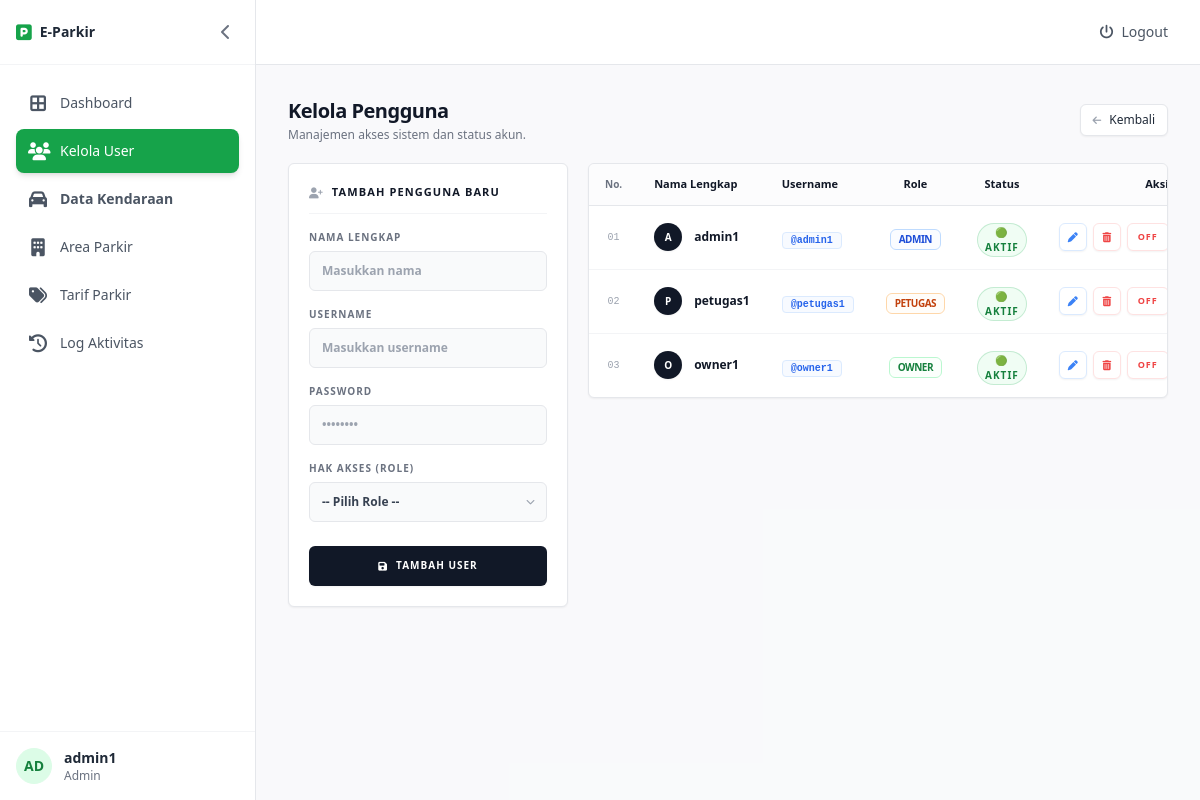
Page /admin/kelola_user.php (signed in) on the committed database.
### tables this page shows
CREATE TABLE `tb_ukk_galih_user` (
  `id_user` int(11) NOT NULL,
  `nama_lengkap` varchar(50) DEFAULT NULL,
  `username` varchar(50) DEFAULT NULL,
  `password` varchar(100) DEFAULT NULL,
  `role` enum('admin','petugas','owner','') DEFAULT NULL,
  `status_aktif` tinyint(1) DEFAULT NULL
);

### admin/kelola_user.php (the view, shortened to what this page needs)
<?php
require_once '../layout/header.php';
require_once '../config/koneksi.php';
$user_edit = null;
$query_users = mysqli_query($conn, "SELECT * FROM tb_ukk_galih_user ORDER BY role ASC, nama_lengkap ASC");
?>
<div class="max-w-7xl mx-auto space-y-5 pb-10">
    <div class="flex flex-col md:flex-row md:items-center justify-between gap-3 no-print">
        <div>
            <h2 class="text-xl font-bold tracking-tight text-gray-900">Kelola Pengguna</h2>
            <p class="text-xs text-gray-500 mt-0.5">Manajemen akses sistem dan status akun.</p>
        </div>
        <a href="index.php" class="inline-flex h-8 items-center justify-center rounded-md border border-gray-200 bg-white px-3 py-1 text-xs font-medium shadow-sm transition-colors hover:bg-gray-50 hover:text-gray-900 focus:outline-none focus:ring-1 focus:ring-green-500 w-full md:w-auto">
            <i class="fas fa-arrow-left mr-2 text-gray-400 text-[10px]"></i> Kembali
        </a>
    </div>
    <div class="grid grid-cols-1 lg:grid-cols-3 gap-5">
        <div class="lg:col-span-1">
            <?php if ($user_edit): ?>
                <div class="bg-white rounded-md shadow-sm border border-blue-200 p-5 animate-in slide-in-from-top-4 duration-500 relative overflow-hidden">
                    <div class="absolute top-0 left-0 w-1 h-full bg-blue-500"></div>
                    <h3 class="text-[11px] font-bold text-gray-900 mb-4 uppercase tracking-widest flex items-center gap-2 border-b border-gray-100 pb-3">
                        <i class="fas fa-user-edit text-blue-500"></i> Edit Data Pengguna
                    </h3>
                    <form action="kelola_user.php" method="POST" class="space-y-4">
                        <input type="hidden" name="id_user" value="<?= $user_edit['id_user']; ?>">
                        <div>
                            <label class="block text-[10px] font-bold text-gray-500 uppercase tracking-widest mb-1.5">Nama Lengkap</label>
                            <input type="text" name="nama_lengkap" value="<?= $user_edit['nama_lengkap']; ?>" class="w-full h-10 px-3 bg-gray-50 border border-gray-200 rounded-lg focus:bg-white focus:ring-2 focus:ring-blue-500 outline-none text-xs font-semibold text-gray-700 transition-all" required autocomplete="off">
                        </div>
                        <div>
                            <label class="block text-[10px] font-bold text-gray-500 uppercase tracking-widest mb-1.5">Username</label>
                            <input type="text" name="username" value="<?= $user_edit['username']; ?>" class="w-full h-10 px-3 bg-gray-50 border border-gray-200 rounded-lg focus:bg-white focus:ring-2 focus:ring-blue-500 outline-none text-xs font-semibold text-gray-700 transition-all" required autocomplete="off">
                        </div>
                        <div>
                            <label class="block text-[10px] font-bold text-gray-500 uppercase tracking-widest mb-1.5">Hak Akses (Role)</label>
                            <div class="relative">
                                <select name="role" class="w-full h-10 pl-3 pr-8 bg-gray-50 border border-gray-200 rounded-lg focus:bg-white focus:ring-2 focus:ring-blue-500 outline-none text-xs font-semibold text-gray-700 transition-all appearance-none cursor-pointer" required>
                                    <option value="owner" <?= ($user_edit['role'] == 'owner') ? 'selected' : ''; ?>>👑 Owner</option>
                                    <option value="admin" <?= ($user_edit['role'] == 'admin') ? 'selected' : ''; ?>>🛡️ Admin</option>
                                    <option value="petugas" <?= ($user_edit['role'] == 'petugas') ? 'selected' : ''; ?>>🧑‍💻 Petugas</option>
                                </select>
                                <div class="pointer-events-none absolute inset-y-0 right-0 flex items-center px-3 text-gray-400">
                                    <i class="fas fa-chevron-down text-[9px]"></i>
                                </div>
                            </div>
                        </div>
                        <div class="flex gap-2 pt-2">
                            <button type="submit" name="update_user" class="h-10 px-4 bg-blue-600 hover:bg-blue-700 text-white font-bold rounded-lg text-[10px] uppercase tracking-widest flex-1 transition-colors shadow-sm flex items-center justify-center gap-2">
                                <i class="fas fa-save"></i> Simpan
                            </button>
                            <a href="kelola_user.php" class="h-10 px-4 bg-gray-100 hover:bg-gray-200 border border-gray-200 text-gray-600 font-bold rounded-lg text-[10px] uppercase tracking-widest flex items-center justify-center transition-colors shadow-sm" title="Batal">
                                Batal
                            </a>
                        </div>
                    </form>
                </div>
            <?php else: ?>
                <div class="bg-white rounded-md shadow-sm border border-gray-200 p-5">
                    <h3 class="text-[11px] font-bold text-gray-900 mb-4 uppercase tracking-widest flex items-center gap-2 border-b border-gray-100 pb-3">
                        <i class="fas fa-user-plus text-gray-400"></i> Tambah Pengguna Baru
                    </h3>
                    <form action="kelola_user.php" method="POST" class="space-y-4">
                        <div>
                            <label class="block text-[10px] font-bold text-gray-500 uppercase tracking-widest mb-1.5">Nama Lengkap</label>
                            <input type="text" name="nama_lengkap" placeholder="Masukkan nama" class="w-full h-10 px-3 bg-gray-50 border border-gray-200 rounded-md focus:bg-white focus:ring-2 focus:ring-green-500 outline-none text-xs font-semibold text-gray-700 transition-all" required autocomplete="off">
                        </div>
                        <div>
                            <label class="block text-[10px] font-bold text-gray-500 uppercase tracking-widest mb-1.5">Username</label>
                            <input type="text" name="username" placeholder="Masukkan username" class="w-full h-10 px-3 bg-gray-50 border border-gray-200 rounded-md focus:bg-white focus:ring-2 focus:ring-green-500 outline-none text-xs font-semibold text-gray-700 transition-all" required autocomplete="off">
                        </div>
                        <div>
                            <label class="block text-[10px] font-bold text-gray-500 uppercase tracking-widest mb-1.5">Password</label>
                            <input type="password" name="password" placeholder="••••••••" class="w-full h-10 px-3 bg-gray-50 border border-gray-200 rounded-md focus:bg-white focus:ring-2 focus:ring-green-500 outline-none text-xs font-semibold text-gray-700 transition-all" required>
                        </div>
                        <div>
                            <label class="block text-[10px] font-bold text-gray-500 uppercase tracking-widest mb-1.5">Hak Akses (Role)</label>
                            <div class="relative">
                                <select name="role" class="w-full h-10 pl-3 pr-8 bg-gray-50 border border-gray-200 rounded-md focus:bg-white focus:ring-2 focus:ring-green-500 outline-none text-xs font-semibold text-gray-700 transition-all appearance-none cursor-pointer" required>
                                    <option value="" disabled selected>-- Pilih Role --</option>
                                </select>
                                <div class="pointer-events-none absolute inset-y-0 right-0 flex items-center px-3 text-gray-400">
                                </div>
                            </div>
                        </div>
                        <div class="pt-2">
                            <button type="submit" name="tambah_user" class="w-full h-10 bg-gray-900 hover:bg-green-600 text-white font-bold rounded-md text-[10px] uppercase tracking-widest transition-colors shadow-sm flex items-center justify-center gap-2">
                                <i class="fas fa-save"></i> Tambah User
                            </button>
                        </div>
                    </form>
                </div>
            <?php endif; ?>
        </div>
        <div class="lg:col-span-2">
            <div class="rounded-md border border-gray-200 bg-white shadow-sm overflow-hidden">
                <div class="overflow-x-auto">
                    <table class="w-full text-left border-collapse">
                        <thead class="bg-gray-50/50">
                            <tr class="border-b border-gray-200">
                                <th class="px-4 py-3 text-[10px] font-semibold text-gray-500 w-10 text-center">No.</th>
                                <th class="px-4 py-3 text-[11px] font-semibold text-gray-900">Nama Lengkap</th>
                                <th class="px-4 py-3 text-[11px] font-semibold text-gray-900">Username</th>
                                <th class="px-4 py-3 text-[11px] font-semibold text-gray-900 text-center">Role</th>
                                <th class="px-4 py-3 text-[11px] font-semibold text-gray-900 text-center">Status</th>
                                <th class="px-4 py-3 text-[11px] font-semibold text-gray-900 text-right">Aksi</th>
                            </tr>
                        </thead>
                        <tbody class="divide-y divide-gray-100">
                            <?php
                            $no = 1;
                            while ($row = mysqli_fetch_assoc($query_users)) :
                                $status_class = ($row['status_aktif'] == 1)
                                    ? "bg-green-50 text-green-700 ring-green-600/20"
                                    : "bg-gray-50 text-gray-600 ring-gray-500/10";
                            ?>
                                <tr class="group transition-colors hover:bg-gray-50/50">
                                    <td class="px-4 py-3 rounded-full text-[10px] text-gray-400 text-center font-mono">
                                        <?= str_pad($no++, 2, '0', STR_PAD_LEFT); ?>
                                    </td>
                                    <td class="px-4 py-3">
                                        <div class="flex items-center gap-3">
                                            <div class="flex h-7 w-7 items-center justify-center rounded-full bg-gray-900 text-[10px] font-bold text-white shadow-sm">
                                                <?= strtoupper(substr($row['nama_lengkap'], 0, 1)); ?>
                                            </div>
                                            <span class="text-xs font-semibold text-gray-900"><?= $row['nama_lengkap']; ?></span>
                                        </div>
                                    </td>
                                    <td class="px-4 py-3">
                                        <code class="text-[10px] font-bold text-blue-600 bg-blue-50/50 px-2 py-0.5 rounded border border-blue-100">
                                            @<?= $row['username']; ?>
                                        </code>
                                    </td>
                                    <td class="px-4 py-3 text-center">
                                        <span class="inline-flex items-center rounded-md px-2 py-0.5 text-[10px] font-bold uppercase tracking-tighter border <?= ($row['role'] == 'admin') ? 'border-blue-200 text-blue-700 bg-blue-50/30' : (($row['role'] == 'owner') ? 'border-green-200 text-green-700 bg-green-50/30' : 'border-orange-200 text-orange-700 bg-orange-50/30') ?>">
                                            <?= strtoupper($row['role']); ?>
                                        </span>
                                    </td>
                                    <td class="px-4 py-3 text-center">
                                        <span class="inline-flex items-center rounded-full px-2 py-0.5 text-[10px] font-bold uppercase tracking-widest ring-1 ring-inset <?= $status_class; ?>">
                                            <?= ($row['status_aktif'] == 1) ? '🟢 Aktif' : '🔴 Off'; ?>
                                        </span>
                                    </td>
                                    <td class="px-4 py-3">
                                        <div class="flex justify-end gap-1.5">
                                            <a href="kelola_user.php?aksi=edit&id=<?= $row['id_user']; ?>"
                                                class="inline-flex h-7 w-7 items-center justify-center rounded-md bg-white text-[10px] font-bold text-blue-500 border border-blue-100 shadow-sm transition-all hover:bg-blue-500 hover:text-white" title="Edit Data">
                                                <i class="fas fa-pen"></i>
                                            </a>
                                            <a href="kelola_user.php?aksi=hapus&id=<?= $row['id_user']; ?>"
                                                onclick="return confirm('Apakah Anda yakin ingin menghapus user ini secara permanen?');"
                                                class="inline-flex h-7 w-7 items-center justify-center rounded-md bg-white text-[10px] font-bold text-red-500 border border-red-100 shadow-sm transition-all hover:bg-red-500 hover:text-white" title="Hapus User">
                                                <i class="fas fa-trash-alt"></i>
                                            </a>
                                            <?php if ($row['status_aktif'] == 1) : ?>
                                                <a href="kelola_user.php?aksi=ubah_status&id=<?= $row['id_user']; ?>&status=0"
                                                    onclick="return confirm('Suspend akun ini?');"
                                                    class="inline-flex h-7 items-center justify-center rounded-md bg-white px-2.5 text-[9px] uppercase tracking-widest font-bold text-red-500 border border-red-100 shadow-sm transition-all hover:bg-red-500 hover:text-white" title="Nonaktifkan">
                                                    OFF
                                                </a>
                                            <?php endif; ?>
                                        </div>
                                    </td>
                                </tr>
                            <?php endwhile; ?>
                        </tbody>
                    </table>
                </div>
            </div>
        </div>
    </div>
</div>
<?php require_once '../layout/footer.php'; ?>

### rows in the picture
tb_ukk_galih_user: no "01", nama_lengkap "A", nama_lengkap "admin1", username "admin1", role "ADMIN", status_aktif "🟢 AKTIF"
tb_ukk_galih_user: no "02", nama_lengkap "P", nama_lengkap "petugas1", username "petugas1", role "PETUGAS", status_aktif "🟢 AKTIF"
tb_ukk_galih_user: no "03", nama_lengkap "O", nama_lengkap "owner1", username "owner1", role "OWNER", status_aktif "🟢 AKTIF"

### other values in the picture
substr($nama, 0, 2) "AD"
$nama "admin1"
$role "Admin"
